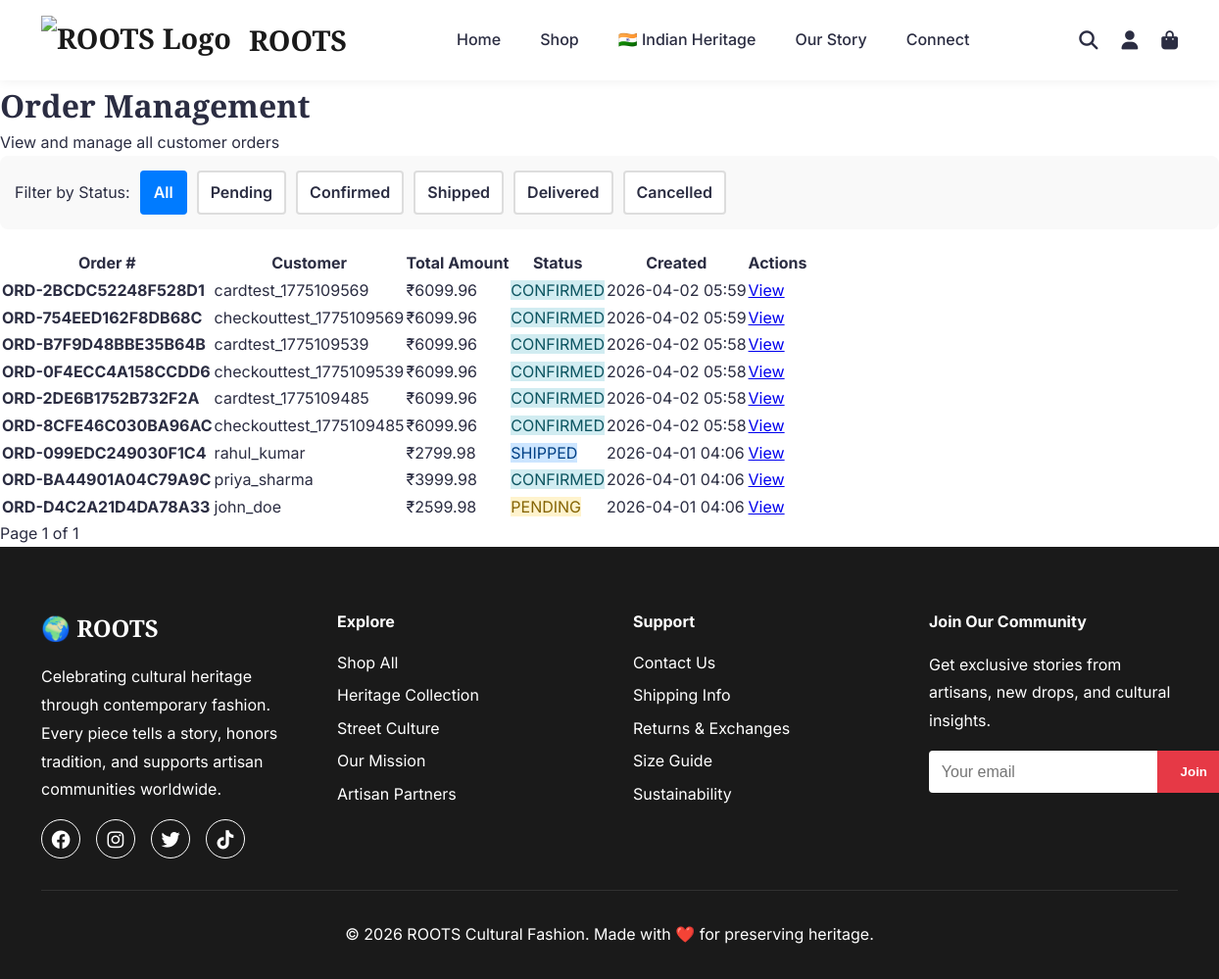
The app's page /admin/orders (signed in) with its own data.
### models/__init__.py (models this page shows, shortened)
class Order(db.Model):
    __tablename__ = 'orders'
    id = db.Column(db.Integer, primary_key=True)
    order_number = db.Column(db.String(50), unique=True, nullable=False, index=True)
    user_id = db.Column(db.Integer, db.ForeignKey('users.id'), nullable=False)
    status = db.Column(db.String(20), default='pending')
    subtotal_amount = db.Column(db.Float, nullable=False, default=0)
    discount_amount = db.Column(db.Float, default=0)
    coupon_code = db.Column(db.String(50))
    total_amount = db.Column(db.Float, nullable=False)
    shipping_address_id = db.Column(db.Integer, db.ForeignKey('addresses.id'))
    shipping_address = db.relationship('Address', foreign_keys=[shipping_address_id])
    created_at = db.Column(db.DateTime, default=lambda: datetime.now(timezone.utc))
    updated_at = db.Column(db.DateTime, default=lambda: datetime.now(timezone.utc),
                          onupdate=lambda: datetime.now(timezone.utc))
    items = db.relationship('OrderItem', backref='order', lazy='dynamic')

class User(db.Model):
    __tablename__ = 'users'
    id = db.Column(db.Integer, primary_key=True)
    email = db.Column(db.String(120), unique=True, nullable=False, index=True)
    username = db.Column(db.String(80), unique=True, nullable=False, index=True)
    password_hash = db.Column(db.String(255), nullable=False)
    first_name = db.Column(db.String(50))
    last_name = db.Column(db.String(50))
    phone = db.Column(db.String(20))
    is_active = db.Column(db.Boolean, default=True)
    is_verified = db.Column(db.Boolean, default=False)
    created_at = db.Column(db.DateTime, default=lambda: datetime.now(timezone.utc))
    updated_at = db.Column(db.DateTime, default=lambda: datetime.now(timezone.utc),
                          onupdate=lambda: datetime.now(timezone.utc))
    last_login = db.Column(db.DateTime)
    orders = db.relationship('Order', backref='user', lazy='dynamic')
    addresses = db.relationship('Address', backref='user', lazy='dynamic')

### controllers/admin_controller.py (the view)
@admin_bp.route('/orders')
@admin_required
def orders():
    page = request.args.get('page', 1, type=int)
    status_filter = request.args.get('status', 'all')
    if status_filter != 'all':
        from models import Order
        orders_pagination = Order.query.filter_by(status=status_filter).order_by(
            Order.created_at.desc()
        ).paginate(page=page, per_page=20, error_out=False)
    else:
        orders_pagination = OrderRepository.find_all(page=page, per_page=20)
    return render_template('admin/orders.html', orders=orders_pagination, status_filter=status_filter)

### app.py (called while the page is built)
@app.after_request
def add_cache_headers(response):
    if request.path.startswith('/static/'):
        response.cache_control.max_age = 2592000
        response.cache_control.public = True
    elif request.endpoint in ['home', 'shop', 'about', 'contact', 'indian_heritage', 'design_gallery']:
        response.cache_control.max_age = 3600
        response.cache_control.public = True
    return response

@app.before_request
def redirect_to_custom_domain():
    if env == 'production':
        if 'indian-heritage-fashion.onrender.com' in request.url:
            new_url = request.url.replace('indian-heritage-fashion.onrender.com', 'www.rootsfashion.in')
            return redirect(new_url, code=301)

@app.context_processor
def inject_now():
    return {'now': datetime.now(timezone.utc)}

@app.context_processor
def inject_user():
    try:
        user_info = {
            'is_authenticated': 'user_id' in session,
            'is_admin': 'admin_id' in session,
            'username': session.get('username') or session.get('admin_username'),
            'user_id': session.get('user_id'),
            'admin_id': session.get('admin_id')
        }
    except RuntimeError:
        user_info = {
            'is_authenticated': False,
            'is_admin': False,
            'username': None,
            'user_id': None,
            'admin_id': None
        }
    return {'current_user': user_info}

### repositories/__init__.py (called while the page is built)
    @staticmethod
    def find_all(page: int = 1, per_page: int = 20):
        return Order.query.order_by(Order.created_at.desc()).paginate(
            page=page, per_page=per_page, error_out=False
        )

### templates/admin/orders.html (shortened to what this page needs)
{% extends "base.html" %}
{% block content %}
<div class="admin-container">
    <div class="admin-header">
        <h1>Order Management</h1>
        <p>View and manage all customer orders</p>
    </div>
    <div class="filter-section">
        <label>Filter by Status:</label>
        <a href="{{ url_for('admin.orders', status='all') }}" class="filter-btn {% if status_filter == 'all' %}active{% endif %}">All</a>
        <a href="{{ url_for('admin.orders', status='pending') }}" class="filter-btn {% if status_filter == 'pending' %}active{% endif %}">Pending</a>
        <a href="{{ url_for('admin.orders', status='confirmed') }}" class="filter-btn {% if status_filter == 'confirmed' %}active{% endif %}">Confirmed</a>
        <a href="{{ url_for('admin.orders', status='shipped') }}" class="filter-btn {% if status_filter == 'shipped' %}active{% endif %}">Shipped</a>
        <a href="{{ url_for('admin.orders', status='delivered') }}" class="filter-btn {% if status_filter == 'delivered' %}active{% endif %}">Delivered</a>
        <a href="{{ url_for('admin.orders', status='cancelled') }}" class="filter-btn {% if status_filter == 'cancelled' %}active{% endif %}">Cancelled</a>
    </div>
    <div class="orders-table-container">
        <table class="admin-table">
            <thead>
                <tr>
                    <th>Order #</th>
                    <th>Customer</th>
                    <th>Total Amount</th>
                    <th>Status</th>
                    <th>Created</th>
                    <th>Actions</th>
                </tr>
            </thead>
            <tbody>
                {% if orders.items %}
                    {% for order in orders.items %}
                        <tr>
                            <td><strong>{{ order.order_number }}</strong></td>
                            <td>{{ order.user.username }}</td>
                            <td>₹{{ "%.2f"|format(order.total_amount) }}</td>
                            <td>
                                <span class="badge badge-{{ order.status }}">{{ order.status.upper() }}</span>
                            </td>
                            <td>{{ order.created_at.strftime('%Y-%m-%d %H:%M') }}</td>
                            <td>
                                <a href="{{ url_for('admin.order_detail', order_id=order.id) }}" class="btn-sm btn-info">View</a>
                            </td>
                        </tr>
                    {% endfor %}
                {% else %}
                    <tr>
                        <td colspan="6" class="text-center">No orders found</td>
                    </tr>
                {% endif %}
            </tbody>
        </table>
    </div>
    <div class="pagination">
        <span class="page-info">Page {{ orders.page }} of {{ orders.pages }}</span>
    </div>
</div>
{% endblock %}

### static/css/style.css (style rules this page uses)
* { margin: 0; padding: 0; box-sizing: border-box; }
:root { --primary-color: #1a1a1a; --secondary-color: #e63946; --accent-color: #f4a261; --text-color: #2b2d42; --light-bg: #fefae0; --white: #ffffff; --gray: #8d99ae; --border-color: #edf2f4; }
body { font-family: 'Inter', 'Segoe UI', sans-serif; line-height: 1.6; color: var(--text-color); }
h1, h2, h3 { font-family: 'Playfair Display', serif; }
.filter-btn { padding: 0.7rem 2rem; border: 2px solid var(--border-color); background: var(--white); color: var(--text-color); text-decoration: none; transition: all 0.3s; border-radius: 30px; font-weight: 600; }
.filter-btn:hover, .filter-btn.active { background: var(--secondary-color); color: var(--white); border-color: var(--secondary-color); }

### templates/admin/orders.html (style rules this page uses)
.filter-section { margin-bottom: 20px; padding: 15px; background: #f9f9f9; border-radius: 8px; display: flex; gap: 10px; align-items: center; flex-wrap: wrap; }
.filter-btn { padding: 8px 12px; border: 2px solid #ddd; border-radius: 4px; text-decoration: none; cursor: pointer; transition: all 0.3s; }
.filter-btn.active { background: #007bff; color: white; border-color: #007bff; }
.badge-pending { background: #fff3cd; color: #856404; }
.badge-confirmed { background: #d1ecf1; color: #0c5460; }
.badge-shipped { background: #cce5ff; color: #004085; }

### records on screen
Order: order_number "ORD-2BCDC52248F528D1", user.username "cardtest_1775109569", total_amount "6099.96", status "CONFIRMED", created_at "2026-04-02 05:59"
Order: order_number "ORD-754EED162F8DB68C", user.username "checkouttest_1775109569", total_amount "6099.96", status "CONFIRMED", created_at "2026-04-02 05:59"
Order: order_number "ORD-B7F9D48BBE35B64B", user.username "cardtest_1775109539", total_amount "6099.96", status "CONFIRMED", created_at "2026-04-02 05:58"
Order: order_number "ORD-0F4ECC4A158CCDD6", user.username "checkouttest_1775109539", total_amount "6099.96", status "CONFIRMED", created_at "2026-04-02 05:58"
Order: order_number "ORD-2DE6B1752B732F2A", user.username "cardtest_1775109485", total_amount "6099.96", status "CONFIRMED", created_at "2026-04-02 05:58"
Order: order_number "ORD-8CFE46C030BA96AC", user.username "checkouttest_1775109485", total_amount "6099.96", status "CONFIRMED", created_at "2026-04-02 05:58"
Order: order_number "ORD-099EDC249030F1C4", user.username "rahul_kumar", total_amount "2799.98", status "SHIPPED", created_at "2026-04-01 04:06"
Order: order_number "ORD-BA44901A04C79A9C", user.username "priya_sharma", total_amount "3999.98", status "CONFIRMED", created_at "2026-04-01 04:06"
Order: order_number "ORD-D4C2A21D4DA78A33", user.username "john_doe", total_amount "2599.98", status "PENDING", created_at "2026-04-01 04:06"

### other values on screen
{{ orders.page }} "1"
{{ orders.pages }} "1"
